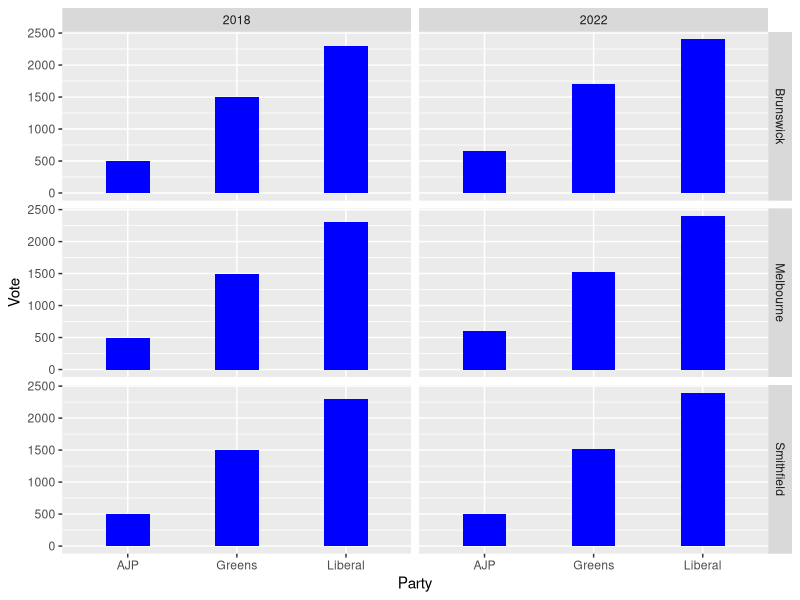

Source code (R):
## ---- chunk 1
knitr::opts_chunk$set(echo = TRUE)
library(tidyverse)
## ---- chunk 2
df<-tribble(
  ~AJP,~Liberal,~Greens,~Year,~District,
  500,2300,1500,"2018","Smithfield",
  500,2300,1500,"2018","Melbourne",
  500,2300,1500,"2018","Brunswick",
  500,2400,1510,"2022","Smithfield",
  600,2400,1530,"2022","Melbourne",
  650,2400,1700,"2022","Brunswick"
)
dfmm<-df %>% mutate(m=across(where(is.numeric),mean))

# find total vote for each election ... sum of vote in each district 
dflg<-df %>% group_by(Year) %>% summarise(across("AJP":"Greens",sum))
# find mean vote over the two elections ... use column range notation
dflgm<-df %>% group_by(District) %>% summarise(across("AJP":"Greens",mean))
# Make data long for plotting 
dfl<-df %>% pivot_longer(cols="AJP":"Greens",names_to="Party",values_to="Vote")
dfl %>% ggplot()+geom_col(aes(x=Party,y=Vote),width=0.4,fill="blue")+facet_grid(District~Year)

## ---- chunk 3
# for each column of the starwars tibble which is a character column, find the number of different 
# values ... result will be 1 x number of char columns
sw<-starwars
starwars %>% 
  summarise(across(where(is.character), n_distinct))
# now group by hair colour
starwars %>% group_by(hair_color) %>%
  summarise(across(where(is.character), n_distinct))
# remove na and singletons 
starwars %>% group_by(hair_color) %>%
  filter(n()>1 & (!is.na(hair_color))) %>%
  summarise(across(where(is.character), n_distinct))
# calculate mean for columns ... grouped by hair
starwars %>% group_by(hair_color) %>% filter(!(is.na(birth_year)|is.na(mass))) %>%
  summarise(across(where(is.numeric), ~mean(.x,na.rm=TRUE)))
# put multiple functions in a list
max_mean<-list(
  max = ~max(.x,na.rm=TRUE),
  mean = ~mean(.x,na.rm=TRUE)
)
starwars %>% group_by(hair_color) %>% filter(!(is.na(birth_year)|is.na(mass))) %>%
  summarise(across(where(is.numeric), max_mean))

